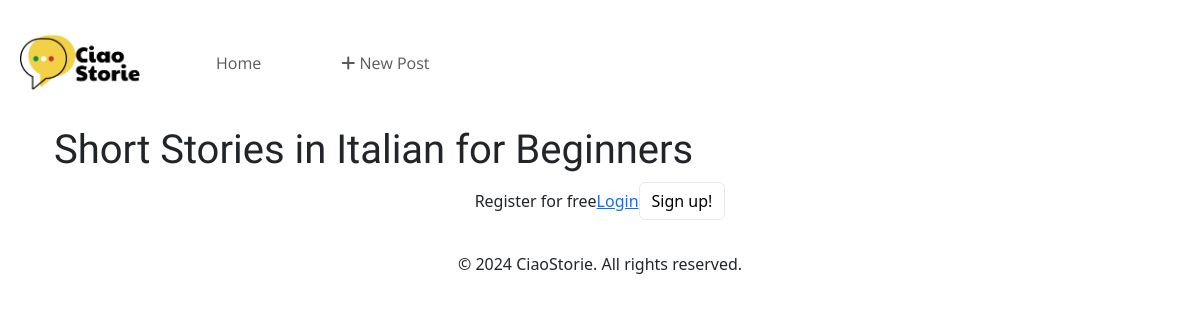
Before: / with the older database file.
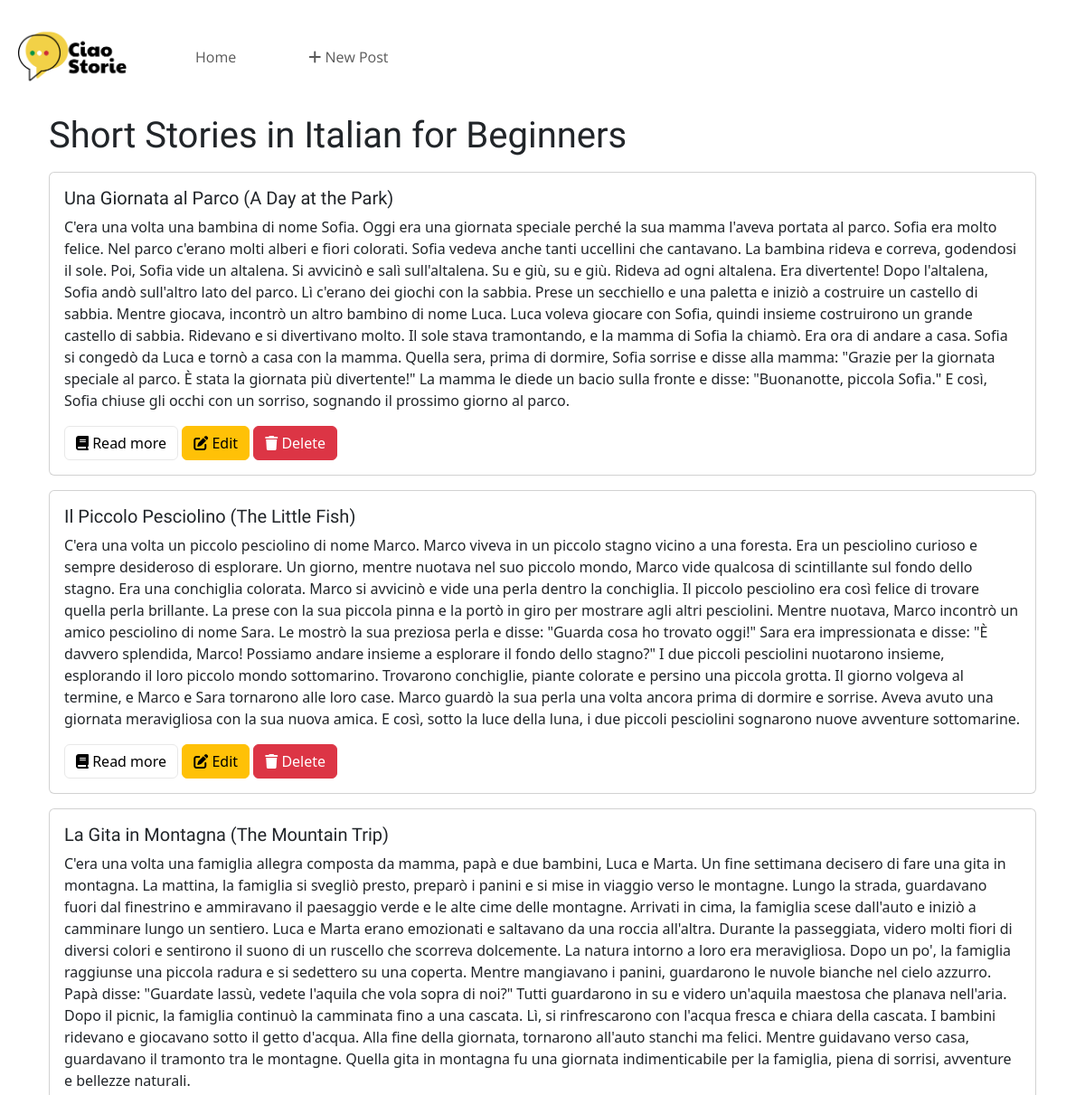
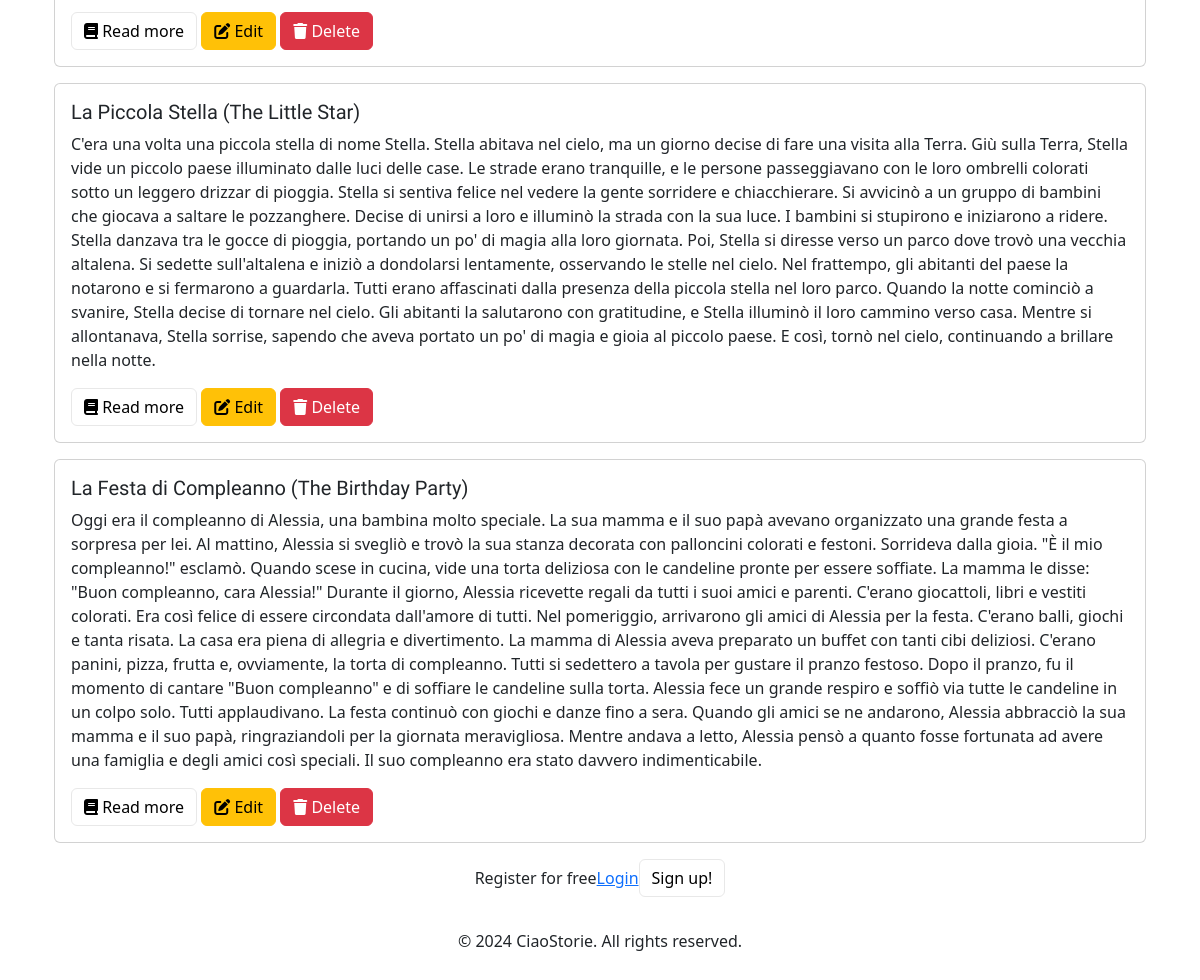
After: the same page with the newer database file (2 pictures, top to bottom).
### blog/models.py (models this page shows, shortened)
class Post(models.Model):
    title = models.CharField(max_length=200)
    content = models.TextField()
    pub_date = models.DateTimeField(default=timezone.now)

### home/views.py (the view)
def index(request):
    posts = Post.objects.all()
    return render(request, 'index.html', {'posts': posts})

### templates/index.html
{% extends 'base.html' %}
{% load static %}
{% block content %}
    <section class="hero">
        <h1>Short Stories in Italian for Beginners</h1>
    </section>
    {% for post in posts %}
    <div class="card my-3">
        <div class="card-body">
        <h5 class="card-title">{{ post.title }}</h5>
        <p class="card-text">{{ post.content }}</p>
        <a href="{% url 'post_detail' pk=post.pk %}" class="btn btn-primary"><i class="fa-solid fa-book"></i> Read more</a>
        <a href="{% url 'post_edit' pk=post.pk %}" class="btn btn-warning"><i class="fa-solid fa-pen-to-square"></i> Edit</a>
        <a href="{% url 'post_delete' pk=post.pk %}" class="btn btn-danger"><i class="fa-solid fa-trash"></i> Delete</a>
        </div>
    </div>
    {% endfor %}
{% endblock %}

### templates/base.html (shortened to what this page needs)
{% load static %}
<!DOCTYPE html>
<html lang="en">
<head>
    <link rel="stylesheet" href="{% static 'style.css' %}">
    <link rel="stylesheet" href="https://cdnjs.cloudflare.com/ajax/libs/font-awesome/6.2.0/css/all.min.css"/>
    <link href="https://cdn.jsdelivr.net/npm/bootstrap@5.3.2/dist/css/bootstrap.min.css" rel="stylesheet">
</head>
<body>
  <nav class="navbar navbar-expand-lg navbar-light">
    <a class="navbar-brand" href="{% url 'index' %}">
      <img src="{% static 'ciaostorie.png' %}" alt="">
    </a>
    <div class="collapse navbar-collapse" id="navbarNavAltMarkup">
      <div class="navbar-nav">
        <a class="nav-item nav-link" href="{% url 'index' %}">Home</a>
        <a class="nav-item nav-link" href="{% url 'post_new' %}"><i class="fa-solid fa-plus"></i> New Post</a>
      </div>
    </div>
  </nav>
    <div class="container">
      <div class="container">
        {% block content %}
        {% endblock %}
      </div>
    </div>
    <footer class="text-center">
      <div class="container">
          <p class="d-flex justify-content-center align-items-center">
            <span>Register for free</span>
            <a href="{% url 'account_login' %}">Login</a>
            <a href="{% url 'account_signup' %}" class="btn btn-primary btn-rounded">Sign up!</a>
          </p>
      </div>
      <div class="text-center p-3">
        <p>&copy; 2024 CiaoStorie. All rights reserved.</p>
      </div>
    </footer>
</body>

### static/style.css (style rules this page uses)
.navbar { background-color:#FFF; font-family: 'Open Sans', sans-serif; }
.navbar img { width: auto; height: 100px; padding:20px; }
.nav-link { padding-left: 40px !important; padding-right: 40px !important; }
h1,h2,h3,h4,h5,h6 { font-family: 'Paytone One', sans-serif; }
.btn-primary { background-color: #FFF !important; color:#000 !important; border-color:#e8e8e8 !important; }
.btn-warning { background-color: #FFC107; }
.btn-danger { background-color: #CE2B37; }

Changed rows visible on the page:
added Post: title "Una Giornata al Parco (A Day at the Park)", content "C'era una volta una bambina di nome Sofia. Oggi era una giornata speciale perché la sua mamma l'aveva portata al parco. Sofia era molto felice. Nel parco c'erano molti alberi e fiori colorati. Sofia vedeva anche tanti uccellini che cantavano. La bambina rideva e correva, godendosi il sole. Poi, Sofia vide un altalena. Si avvicinò e salì sull'altalena. Su e giù, su e giù. Rideva ad ogni altalena. Era divertente! Dopo l'altalena, Sofia andò sull'altro lato del parco. Lì c'erano dei giochi con la sabbia. Prese un secchiello e una paletta e iniziò a costruire un castello di sabbia. Mentre giocava, incontrò un altro bambino di nome Luca. Luca voleva giocare con Sofia, quindi insieme costruirono…"
added Post: title "Il Piccolo Pesciolino (The Little Fish)", content "C'era una volta un piccolo pesciolino di nome Marco. Marco viveva in un piccolo stagno vicino a una foresta. Era un pesciolino curioso e sempre desideroso di esplorare. Un giorno, mentre nuotava nel suo piccolo mondo, Marco vide qualcosa di scintillante sul fondo dello stagno. Era una conchiglia colorata. Marco si avvicinò e vide una perla dentro la conchiglia. Il piccolo pesciolino era così felice di trovare quella perla brillante. La prese con la sua piccola pinna e la portò in giro per mostrare agli altri pesciolini. Mentre nuotava, Marco incontrò un amico pesciolino di nome Sara. Le mostrò la sua preziosa perla e disse: \"Guarda cosa ho trovato oggi!\" Sara era impressionata e disse: \"È…"
added Post: title "La Gita in Montagna (The Mountain Trip)", content "C'era una volta una famiglia allegra composta da mamma, papà e due bambini, Luca e Marta. Un fine settimana decisero di fare una gita in montagna. La mattina, la famiglia si svegliò presto, preparò i panini e si mise in viaggio verso le montagne. Lungo la strada, guardavano fuori dal finestrino e ammiravano il paesaggio verde e le alte cime delle montagne. Arrivati in cima, la famiglia scese dall'auto e iniziò a camminare lungo un sentiero. Luca e Marta erano emozionati e saltavano da una roccia all'altra. Durante la passeggiata, videro molti fiori di diversi colori e sentirono il suono di un ruscello che scorreva dolcemente. La natura intorno a loro era meravigliosa. Dopo un po', la…"
added Post: title "La Piccola Stella (The Little Star)", content "C'era una volta una piccola stella di nome Stella. Stella abitava nel cielo, ma un giorno decise di fare una visita alla Terra. Giù sulla Terra, Stella vide un piccolo paese illuminato dalle luci delle case. Le strade erano tranquille, e le persone passeggiavano con le loro ombrelli colorati sotto un leggero drizzar di pioggia. Stella si sentiva felice nel vedere la gente sorridere e chiacchierare. Si avvicinò a un gruppo di bambini che giocava a saltare le pozzanghere. Decise di unirsi a loro e illuminò la strada con la sua luce. I bambini si stupirono e iniziarono a ridere. Stella danzava tra le gocce di pioggia, portando un po' di magia alla loro giornata. Poi, Stella si diresse verso un…"
added Post: title "La Festa di Compleanno (The Birthday Party)", content "Oggi era il compleanno di Alessia, una bambina molto speciale. La sua mamma e il suo papà avevano organizzato una grande festa a sorpresa per lei. Al mattino, Alessia si svegliò e trovò la sua stanza decorata con palloncini colorati e festoni. Sorrideva dalla gioia. \"È il mio compleanno!\" esclamò. Quando scese in cucina, vide una torta deliziosa con le candeline pronte per essere soffiate. La mamma le disse: \"Buon compleanno, cara Alessia!\" Durante il giorno, Alessia ricevette regali da tutti i suoi amici e parenti. C'erano giocattoli, libri e vestiti colorati. Era così felice di essere circondata dall'amore di tutti. Nel pomeriggio, arrivarono gli amici di Alessia per la festa. C'erano…"
